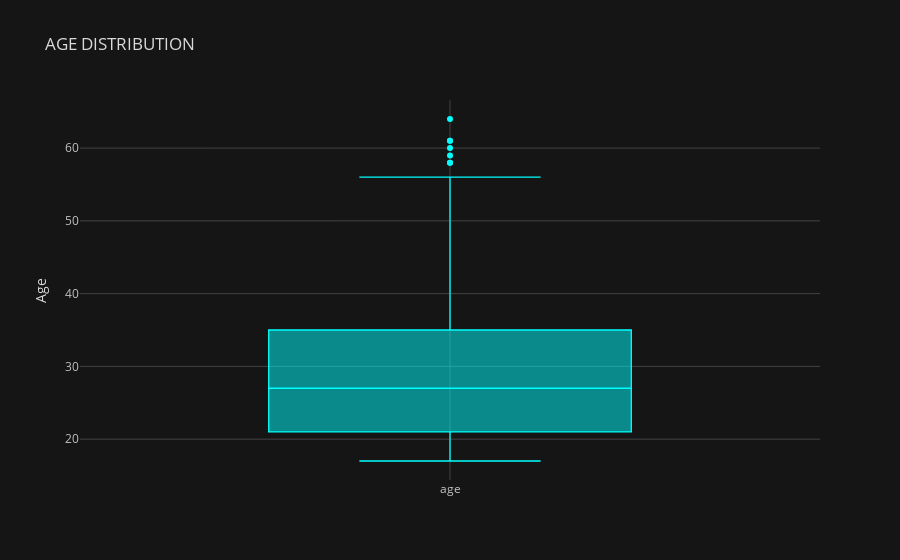

This figure's notebook cell:
### Markdown cell above
Visualising again

### Code cell
df['age'].sort_values().iplot(kind='box', title='AGE DISTRIBUTION', yTitle = 'Age', theme='solar', color='cyan', boxpoints="outliers")

### Figure 1 — Plotly figure (JSON) as saved in the notebook; plotly's stock layout.template omitted (floating-point values rounded to 4 significant figures; data arrays with more than 128 entries replaced by an {"elided": "..."} marker saying what was removed)
{"data": [{"boxpoints": "outliers", "line": {"width": 1.3}, "marker": {"color": "rgba(0, 255, 255, 1.0)"}, "name": "age", "orientation": "v", "type": "box", "y": {"elided": "701 int values"}}], "layout": {"legend": {"bgcolor": "#151516", "font": {"color": "#D9D9D9"}}, "paper_bgcolor": "#151516", "plot_bgcolor": "#151516", "title": {"font": {"color": "#D9D9D9"}, "text": "AGE DISTRIBUTION"}, "xaxis": {"gridcolor": "#434343", "showgrid": true, "tickfont": {"color": "#C2C2C2"}, "title": {"font": {"color": "#D9D9D9"}, "text": ""}, "zerolinecolor": "#666570"}, "yaxis": {"gridcolor": "#434343", "showgrid": true, "tickfont": {"color": "#C2C2C2"}, "title": {"font": {"color": "#D9D9D9"}, "text": "Age"}, "zerolinecolor": "#666570"}}}
